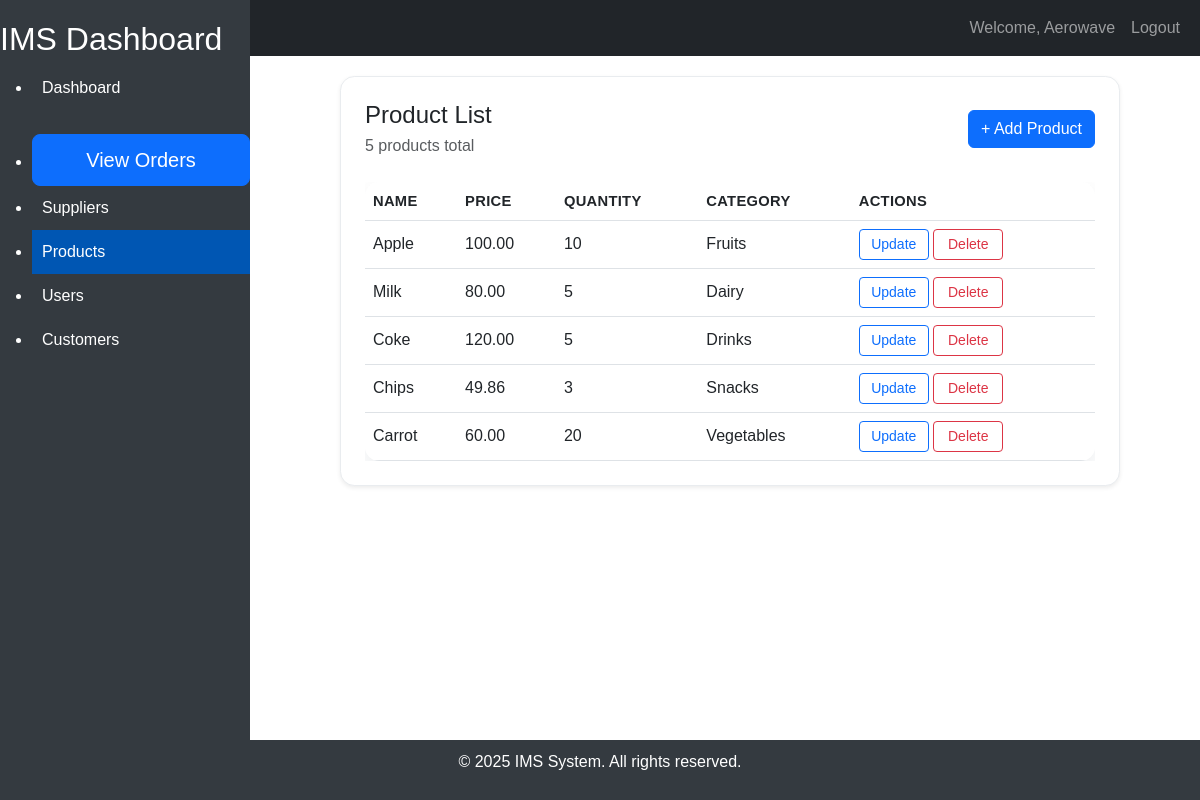
Before: /products/products/ (signed in) with the older database file.
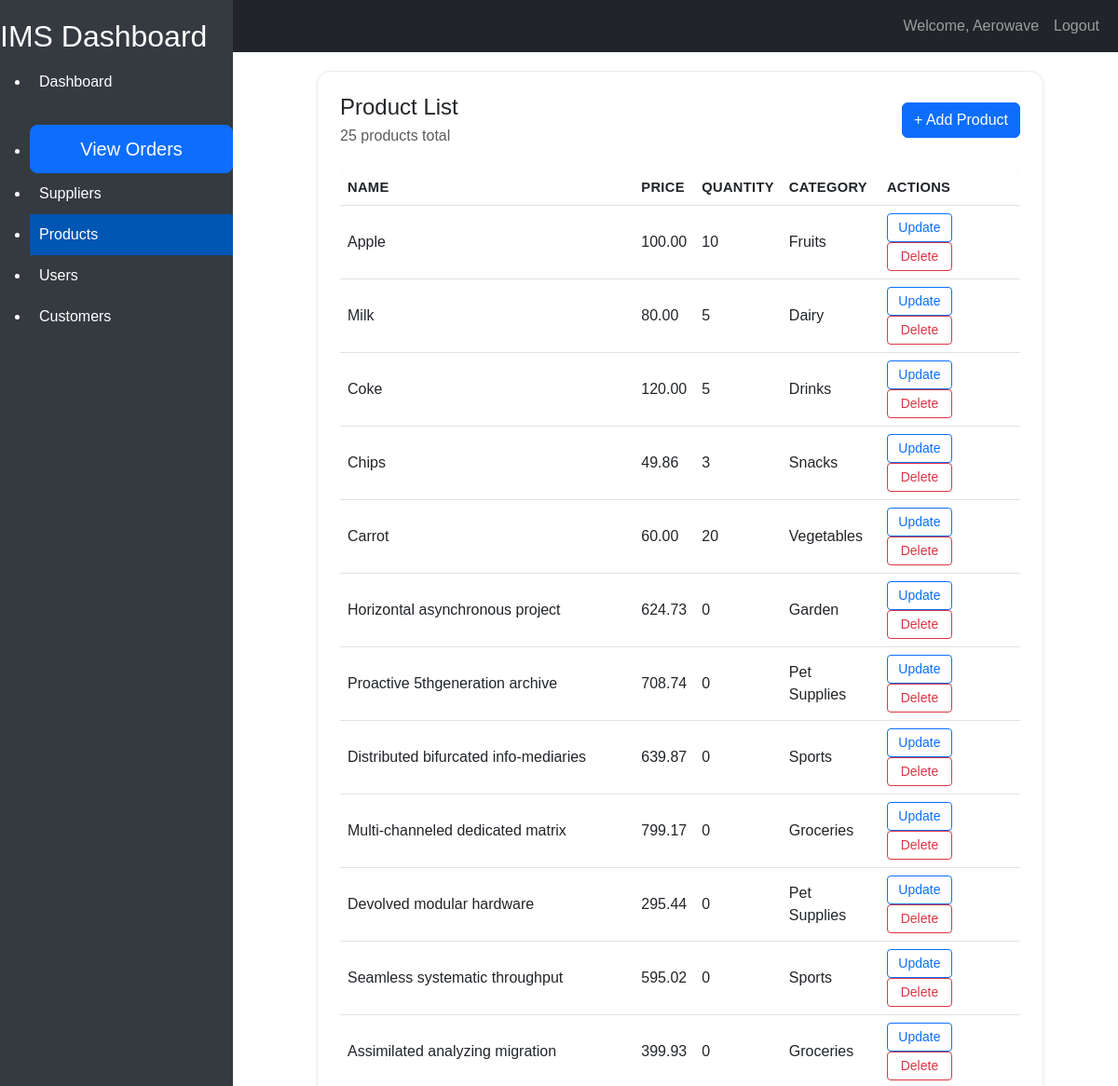
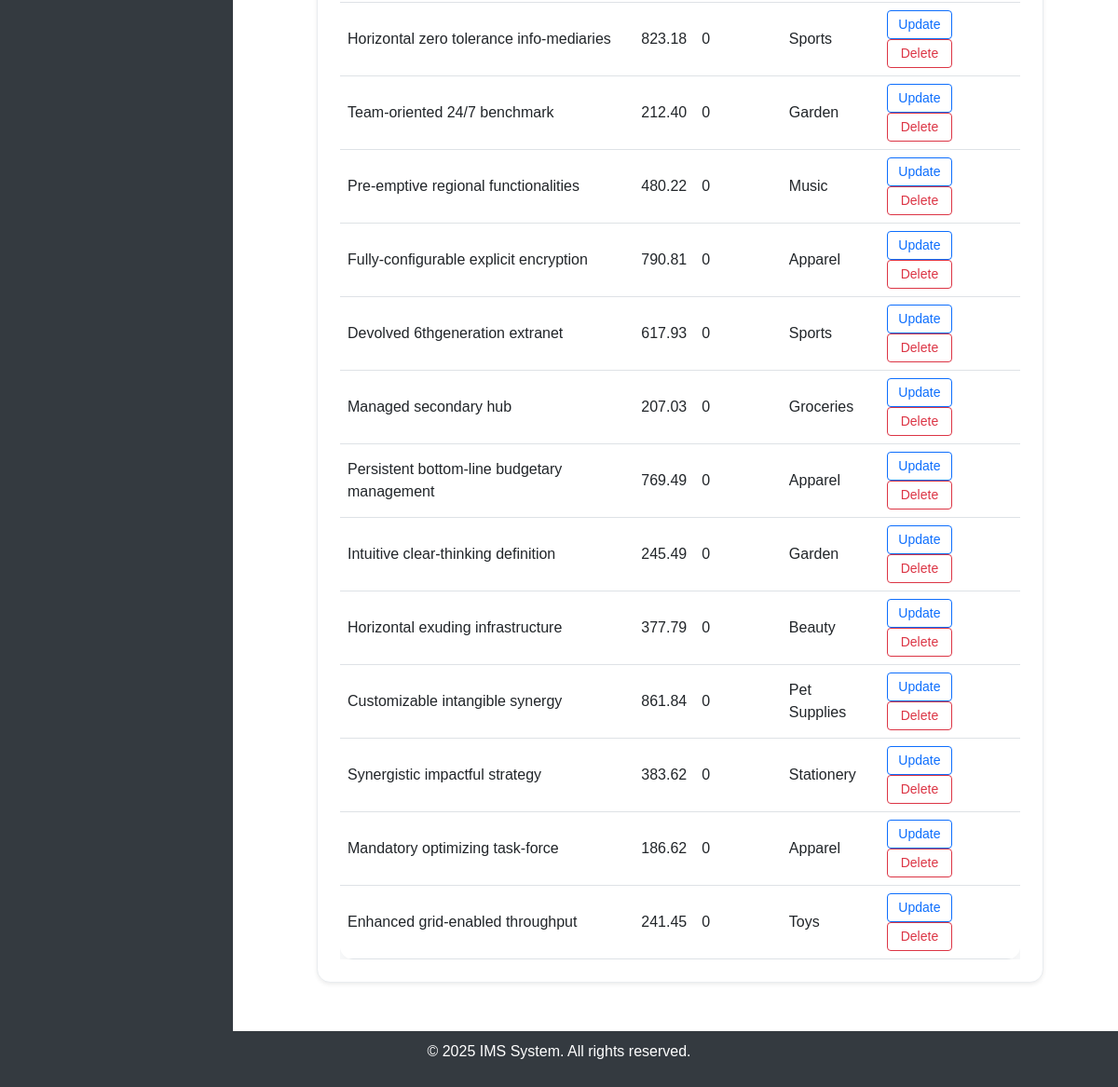
After: the same page with the newer database file (2 pictures, top to bottom).
### product/models.py (models this page shows, shortened)
class Product(models.Model):
    id = models.AutoField(primary_key=True)
    name = models.CharField(max_length = 100)
    description = models.TextField(blank=True, null=True)
    created_at = models.DateTimeField(auto_now_add=True)
    expiry_date = models.DateTimeField(auto_now_add=True)
    price = models.DecimalField(max_digits=10, decimal_places=2)
    quantity = models.PositiveIntegerField(default=0)
    category = models.CharField(max_length=100)
    class Meta:
        db_table = "products"
        verbose_name = 'Product'
        verbose_name_plural = 'Products'

### product/views.py (the view)
# urls.py: path('products/', ProductListView.as_view(), name='product-list'),
class ProductListView(SessionLoginRequiredMixin, ListView):
    model = Product
    template_name = "product_list.html"
    context_object_name = "products"

### home/mixins.py (called while the page is built)
    def dispatch(self, request, *args, **kwargs):
        if not request.session.get("user_id"):
            return redirect_to_login(request.get_full_path(), "login")
        return super().dispatch(request, *args, **kwargs)

### product/template/product_list.html
{% extends "home/base.html" %}
{% block content %}
<div class="app-card shadow-sm p-4">
    <div class="section-header d-flex justify-content-between mb-4">
        <div>
            <h2 class="h4 mb-1">Product List</h2>
            <span class="text-muted">{{ products|length }} product{{ products|length|pluralize }} total</span>
        </div>
        <a href="{% url 'product-create' %}" class="btn btn-primary">+ Add Product</a>
    </div>
    <div class="table-responsive">
<table class="table table-hover app-table mb-0">
    <thead>
        <tr><th>Name</th><th>Price</th><th>Quantity</th><th>Category</th><th>Actions</th></tr>
    </thead>
    <tbody>
        {% for product in products %}
        <tr>
            <td data-label="Name">{{ product.name }}</td><td data-label="Price">{{ product.price }}</td><td data-label="Quantity">{{ product.quantity }}</td><td data-label="Category">{{ product.category }}</td>
            <td data-label="Actions"><a href="{% url 'product-update' product.pk %}" class="btn btn-sm btn-outline-primary">Update</a> <a href="{% url 'product-delete' product.pk %}" class="btn btn-sm btn-outline-danger">Delete</a></td>
        </tr>
        {% empty %}
        <tr><td colspan="5">No products found.</td></tr>
        {% endfor %}
    </tbody>
</table>
    </div>
</div>
{% endblock %}

Changed rows visible on the page:
added Product: name "Horizontal asynchronous project", price "624.73", quantity "0", category "Garden"
added Product: name "Proactive 5thgeneration archive", price "708.74", quantity "0", category "Pet Supplies"
added Product: name "Distributed bifurcated info-mediaries", price "639.87", quantity "0", category "Sports"
added Product: name "Multi-channeled dedicated matrix", price "799.17", quantity "0", category "Groceries"
added Product: name "Devolved modular hardware", price "295.44", quantity "0", category "Pet Supplies"
added Product: name "Seamless systematic throughput", price "595.02", quantity "0", category "Sports"
added Product: name "Assimilated analyzing migration", price "399.93", quantity "0", category "Groceries"
added Product: name "Horizontal zero tolerance info-mediaries", price "823.18", quantity "0", category "Sports"
added Product: name "Team-oriented 24/7 benchmark", price "212.40", quantity "0", category "Garden"
added Product: name "Pre-emptive regional functionalities", price "480.22", quantity "0", category "Music"
added Product: name "Fully-configurable explicit encryption", price "790.81", quantity "0", category "Apparel"
added Product: name "Devolved 6thgeneration extranet", price "617.93", quantity "0", category "Sports"
added Product: name "Managed secondary hub", price "207.03", quantity "0", category "Groceries"
added Product: name "Persistent bottom-line budgetary management", price "769.49", quantity "0", category "Apparel"
added Product: name "Intuitive clear-thinking definition", price "245.49", quantity "0", category "Garden"
added Product: name "Horizontal exuding infrastructure", price "377.79", quantity "0", category "Beauty"
added Product: name "Customizable intangible synergy", price "861.84", quantity "0", category "Pet Supplies"
added Product: name "Synergistic impactful strategy", price "383.62", quantity "0", category "Stationery"
added Product: name "Mandatory optimizing task-force", price "186.62", quantity "0", category "Apparel"
added Product: name "Enhanced grid-enabled throughput", price "241.45", quantity "0", category "Toys"
Other visible differences:
{{ products|length }}: "5" → "25"
